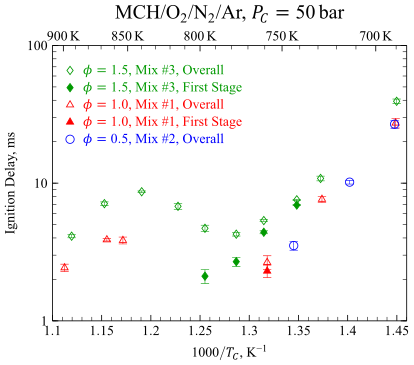

The gnuplot source for this figure:
reset
set term postscript enhanced eps font "NimbusRomNo9L-Regu,18" color size 9cm,7cm fontfile "../s050000l.pfa" fontfile "../n021023l.pfa" fontfile "../n021003l.pfa"
set output "mch-expts.eps"
set key box at 1.3,80 Left reverse width -11 height 0.25 spacing 1.1 tc variable font ",14" samplen 0.5
set ylabel "Ignition Delay, ms" offset 2
set xlabel "1000/{/NimbusRomNo9L-ReguItal T_{/*0.75 C}}, 1/K"
set title "{/=24 MCH/O_{2}/N_{2}/Ar, {/NimbusRomNo9L-ReguItal P_{/*0.75 C}}=50 bar}" offset 0,-0.75
set xrange [1.1:1.46]
set logscale y
set mxtics
set xtics scale 1.25,0.75 nomirror

inv2k(x) = 1000./x
set x2tics ("" inv2k(600)) scale 1.25,0.75
do for [temp=650:950:50] {
t = sprintf("%g K",temp)
set x2tics add (t inv2k(temp))
set x2tics add ("" inv2k(temp+10) 1)
set x2tics add ("" inv2k(temp+20) 1)
set x2tics add ("" inv2k(temp+30) 1)
set x2tics add ("" inv2k(temp+40) 1)
}

set ytics scale 1.25,0.75
set bmargin 3.5
plot "phi=1.5 50 bar.txt" using 1:2:3 with errorbars lc rgb "#006400" pt 12 ps 1.5 notitle,\
     "phi=1.5 50 bar.txt" using 1:2 w points lc rgb "#006400" pt 12 ps 1.5 title "{/StandardSymL f}=1.5, Mix #3, Overall",\
     "phi=1.5 50 bar.txt" using 1:4:5 with errorbars lt 1 lc rgb "#006400" pt 13 notitle,\
     "phi=1.5 50 bar.txt" using 1:4 w points pt 13 lc rgb "#006400" title "{/StandardSymL f}=1.5, Mix #3, First Stage",\
     "phi=1.0 50 bar.txt" using 1:2:3 w errorbars lt 1 lc rgb "red" pt 8 ps 1.5 notitle,\
     "phi=1.0 50 bar.txt" using 1:2 w points lc rgb "red" pt 8 ps 1.5 title "{/StandardSymL f}=1.0, Mix #1, Overall",\
     "phi=1.0 50 bar.txt" using 1:4:5 with errorbars lt 1 lc rgb "red" pt 9 notitle,\
     "phi=1.0 50 bar.txt" using 1:4 w points lc rgb "red" pt 9 title "{/StandardSymL f}=1.0, Mix #1, First Stage",\
     "phi=0.5 50 bar.txt" using 1:2:3 w errorbars lt 1 lc rgb "blue" pt 6 ps 1.5 notitle,\
     "phi=0.5 50 bar.txt" using 1:2 w points lc rgb "blue" pt 6 ps 1.5 title "{/StandardSymL f}=0.5, Mix #2, Overall"
set output
